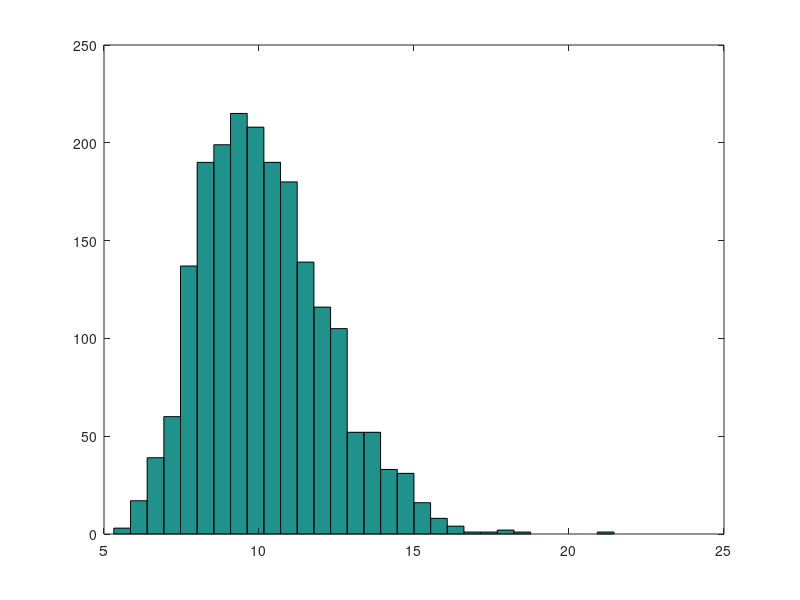

Reproduce this figure in MATLAB. (Note: this script raises an error after producing the figure.)

clear;
clc;
randn('seed',sum(100*clock));
rand('seed',sum(100*clock));

%------------------------------------------------------------------
%generate lognormal data
%------------------------------------------------------------------
nobs = 2000;
y = lognrnd(log(10),sqrt(.04),nobs,1);
hist(y,30);
hold off;
xmat = [ones(nobs,1)];
%-------------------------------------------------
%CHOOSE THE PRIOR SPECIFICATIONS
%-------------------------------------------------

n_comp = 2;
alphas = 2*ones(n_comp,1);

mu_beta1 = [10]';     mu_beta2 = 10;
V_beta1 = 4*eye(size(xmat,2)); V_beta2 = 4*eye(size(xmat,2));

beta0 = [mu_beta1 mu_beta2];
inv_parms = [V_beta1 V_beta2];

a = [3 3]';
b = [10 10]';

%-------------------------------------------------
%SET VECTOR, MATRIX LENGTHS AND INITIAL CONDITIONS.
%-------------------------------------------------
iter = 2000;
burn = 500;

beta1_final = zeros(iter-burn,n_comp);
sig_final = zeros(iter-burn,n_comp);

P_final = zeros(iter-burn,1);


%start out with tau = the true division of the components.
P = [.5 .5];
betas = [6 6];
sig_temp = [2 2];
tempp = .5*sign(rand(nobs,1)-.5) + .5;
tau = [tempp (1-tempp)]; 
clear tempp;

%-----------------------
%BEGIN THE GIBBS SAMPLER
%-----------------------

for j = 2:iter;
    %%%%%%%%%%%%%%%%%%%%%%%%%%%%%%
    %Draw the Coefficient Vectors%
    %%%%%%%%%%%%%%%%%%%%%%%%%%%%%%
    
    for l = 1:n_comp;
        points = find(tau(:,l)==1);
        x_use = xmat(points,:);
        y_use = y(points);
       
    D_beta = inv(x_use'*x_use/sig_temp(:,l) + inv_parms(:,l));
    d_beta = x_use'*y_use/sig_temp(:,l) + inv_parms(:,l)*beta0(:,l);
    H = chol(D_beta);
    betas(:,l) = D_beta*d_beta + H'*randn(size(xmat,2),1);
    clear points x_use y_use D_beta d_beta H;
end;

    %%%%%%%%%%%%%%%%%%%%%%%%%%%%
    %Draw the VARIANCE PARAMETERS%
    %%%%%%%%%%%%%%%%%%%%%%%%%%%%
    
    for l = 1:n_comp;
        points = find(tau(:,l)==1);
        x_use = xmat(points,:);
        y_use = y(points);
  
        resids = .5*(y_use - betas(:,l))'*(y_use - betas(:,l));
        sig_temp(:,l) = invgamrnd( (length(y_use)/2 + a(l,1)), inv(resids + inv(b(l,1))),1,1);
  end;
    %%%%%%%%%%%%%%%%%%%%%%%%%%
    %SAMPLE THE COMPONENT LABEL VECTOR%
    %%%%%%%%%%%%%%%%%%%%%%%%%%
   tempp1 = normpdf(y,betas(:,1),sqrt(sig_temp(:,1)));
   tempp2 = normpdf(y,betas(:,2),sqrt(sig_temp(:,2)));
    
    probs_1 = P(1)*tempp1;
    probs_2 = P(2)*tempp2;
    normalize = probs_1 + probs_2;
    
    tempp = rand(nobs,1);
    tau = [((.5*sign(probs_1./normalize - tempp)+.5)) (1 - (.5*sign(probs_1./normalize - tempp)+.5))];
    
    %%%%%%%%%%%%%%%%%%%%%%%%%%%%%%%%%%%
    %SAMPLE THE COMPONENT PROBABILTIES%
    %%%%%%%%%%%%%%%%%%%%%%%%%%%%%%%%%%%
    nn = sum(tau);
    P = dirchlet_rnd([(nn(1) + alphas(1)) (nn(2) + alphas(2))]);
    
    
    if j >burn
        beta1_final(j-burn,:) = [betas(:,1) betas(:,2)];    
        P_final(j-burn) = P(1);
        sig_final(j-burn,:) = [sig_temp(:,1) sig_temp(:,2)];
   end;

end;

ygrid = linspace(4,20,1000)';

for j = 1:length(ygrid);
density(j,1) = mean ((P_final(:,1)).*normpdf(ygrid(j,1),(beta1_final(:,1)),(sqrt(sig_final(:,1)))) + ...
   (1- (P_final(:,1))).*normpdf(ygrid(j,1),(beta1_final(:,2)),(sqrt(sig_final(:,2)))) );
end;
plot(ygrid,density);
true_density = ((1/sqrt(2*pi*.04)))*(1./ygrid).*exp(-.5*(  ((log(ygrid) - log(10))/sqrt(.04)).^2 ) );
hold on;
plot(ygrid,true_density,'--');
hold off;
disp('Mean of intercepts');
mean(beta1_final)
disp('Mean of Variance Parameters');
mean(sig_final)
disp('Mean of Probability of first component');
mean(P_final)

save lognorm_mix_res ygrid density true_density;